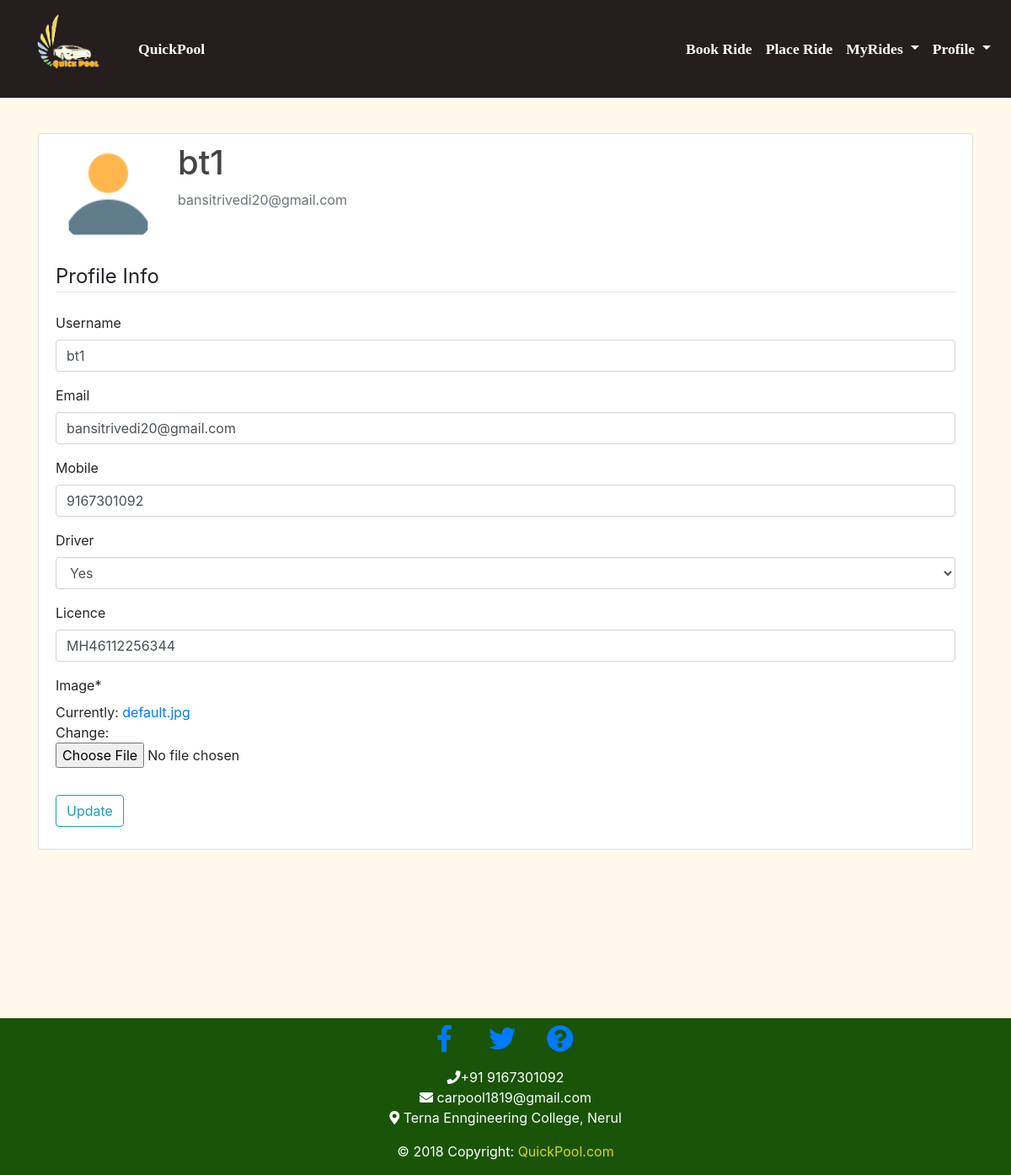
The page /profile/ (signed in) on the database its author committed.
### users/models.py (models this page shows, shortened)
class User(AbstractUser):
    gender = models.CharField(max_length=1, choices=GENDER_CHOICES)
    aadhar_ex =RegexValidator(regex='[0-9]{12}', message="Invalid Aaadhar Number")
    aadhar = models.CharField(max_length=12,validators=[aadhar_ex],unique=True)
    driver = models.BooleanField(blank=True, null=True)
    mobile_ex = RegexValidator(regex=r'^(?:(?:\+|0{0,2})91(\s*[\-]\s*)?|[0]?)?[789]\d{9}$', message="Invalid Mobile Number")
    licence_ex = RegexValidator(regex='[a-zA-Z0-9/]{13}', message="Invalid licence Number")
    mobile = models.CharField(default='0',validators=[mobile_ex],max_length=10,unique=True)
    licence = models.CharField(max_length=13,validators=[licence_ex])
    email = models.EmailField(unique=True)

class Profile(models.Model):
    user = models.OneToOneField(User , on_delete = models.CASCADE)
    image = models.ImageField(default='default.jpg',upload_to = 'profile_pics')

### users/views.py (the view)
# urls.py: path('profile/',user_views.profile, name='profile'),
@login_required
def profile(request):
    if request.method == 'POST':
      u_form = UserUpdateForm(request.POST,instance=request.user)
      p_form = ProfileUpdateForm(request.POST,request.FILES, instance = request.user.profile)
      if u_form.is_valid() and p_form.is_valid():
          u_form.save()
          p_form.save()
          messages.success(request,f'Account Updated !')
          return redirect('profile')
    else:
        u_form = UserUpdateForm(instance=request.user)
        p_form = ProfileUpdateForm(instance = request.user.profile)
    context = {
      'u_form': u_form,
      'p_form' : p_form,
    }
    return render(request, 'users/profile.html',context)

### users/forms.py
class UserUpdateForm(forms.ModelForm):
    email = forms.EmailField(required=False)
    username = forms.CharField(required=False)
    mobile = forms.CharField(required=False)
    licence = forms.CharField(required=False)
    class Meta:
     model = User
     fields = ['username','email','mobile','driver','licence']

class ProfileUpdateForm(forms.ModelForm):
    class Meta:
        model = Profile
        fields = ['image']

### users/templates/users/profile.html (shortened to what this page needs)
{% extends "home/home.html" %}
{% load crispy_forms_tags %}
{% block content %}
<div class="content-section">
  <div class="media">
    <img class="rounded-circle account-img" src="{{ user.profile.image.url }}">
    <div class="media-body">
      <h2 class="account-heading">{{ user.username }}</h2>
      <p class="text-secondary">{{ user.email }}</p>
    </div>
  </div>
  <form method="POST" enctype = "multipart/form-data">
      <fieldset class="form-group">
        <legend class="border-bottom mb-4">Profile Info</legend>
        {{ u_form|crispy }}
        {{ p_form|crispy }}
      </fieldset>
      <div class="form-group"><button class="btn btn-outline-info" type = "submit">Update</button></div>
  </form>
</div>
{% endblock content %}

### home/templates/home/home.html (shortened to what this page needs)
{% extends "home/base.html" %}
{% load static %}

### home/templates/home/base.html (shortened to what this page needs)
{% load static %}
<!DOCTYPE html>
<html lang="en">
<head>
  <link href="//cdn.bootcss.com/bootstrap-datetimepicker/4.17.44/css/bootstrap-datetimepicker.min.css" rel="stylesheet">
  <link rel="stylesheet" href="https://maxcdn.bootstrapcdn.com/bootstrap/4.3.1/css/bootstrap.min.css">
  <link rel="stylesheet" href="{% static 'home/home.css'%}">
   <link rel="stylesheet" href="https://use.fontawesome.com/releases/v5.6.3/css/all.css">
</head>
<body style="background-color:#FFF8EB">
<header>
  <nav class="navbar navbar-expand-lg navbar-dark bg-dark fixed-top"  id="navMenu"style='background-color:#261E1E !important; font-family: Georgia, serif; font-size:20px'>
    <div class="container-fluid">
        <img class="img-fluid navbar-brand ml-4" src="{% static 'home/logo.png' %}" width="80" height="50"alt="">
    <div class="collapse navbar-collapse" id="navbarSupportedContent">
      <ul class="navbar-nav mr-auto w-100">
        <li class="nav-item active">
          <a class="nav-link" href="/" style="margin-left:20px">QuickPool <span class="sr-only">(current)</span></a>
        </li>
      </div>
      <div class="collapse navbar-collapse" id="navbarSupportedContent">
        <ul class="navbar-nav mr-auto w-100 justify-content-end ">
{% if not user.is_anonymous %}
            <li class="nav-item">
              <a class="nav-link" href="{% url 'searchRide' %}"style="color:#fff">Book Ride</a>
            </li>
            <li class="nav-item">
              <a class="nav-link" href="{% url 'placeRide' %}"style="color:#fff">Place Ride</a>
            </li>
              <li class="nav-item dropdown">
                  <a class="nav-link dropdown-toggle" href="#" id="navbarDropdown" role="button" data-toggle="dropdown" aria-haspopup="true" aria-expanded="false"style="color:#fff">
                    MyRides
                  </a>
              </li>
               <li class="nav-item dropdown">
                  <a class="nav-link dropdown-toggle" href="#" id="navbarDropdown" role="button" data-toggle="dropdown" aria-haspopup="true" aria-expanded="false"style="color:#fff">
                    Profile
                  </a>
              </li>
        {% endif %}
      </ul>
    </div>
    </div>
  </nav>
</header>
<div class="godown-60" id="godown"></div>
<main role="main" class="container mt-5"">
 {% block content %}{% endblock %}
</main>
<footer class="footer container-fluid mb=0" style="background-color:#195409 !important; height:auto">
    <div class="container" >
      <ul class="list-unstyled list-inline text-center pt-2">
        <li class="list-inline-item mr-3">
          <a class="btn-floating btn-fb mx-1" href="https://www.facebook.com/Pool-it-327123587932024/">
            <i class="fab fa-facebook-f fa-2x"> </i>
          </a>
        </li>
        <li class="list-inline-item ml-3">
          <a class="btn-floating btn-tw mx-1" href="https://twitter.com/Poolit6">
            <i class="fab fa-twitter fa-2x"> </i>
          </a>
        </li>
        <li class="list-inline-item ml-3">
          <a class="btn-floating btn-tw mx-1" href="{% url 'faq' %}">
            <i class="fa fa-question-circle fa-2x" aria-hidden="true"  title="FAQs"></i>
          </a>
        </li>
      </ul>
    </div>
  <div class="text-center contactus">
    <a class="p-1 " href="tel:+919167301092" style="color:#fff"><i class="fas fa-phone"></i>+91 9167301092</a><br>
    <a class="p-1 text-center" href="mailto:abc@gmail.com" style="color:#fff"><i class="fas fa-envelope"></i> carpool1819@gmail.com</a><br>
    <a class="p-1 " href="https://goo.gl/maps/ycEwFYxC9vs" style="color:#fff"><i class="fas fa-map-marker-alt"></i> Terna Enngineering College, Nerul</a>
  </div>
    <div class="footer-copyright text-center py-3" style="color:#fff">© 2018 Copyright:
      <a href="/"style="color:#DCD807;"> QuickPool.com</a>
    </div>
  </footer>
</body>
</html>

### home/static/home/home.css (style rules this page uses)
#godown { height: 20px; }
footer { height:100px; }
body { display:flex; flex-direction:column; }
footer { margin-top:auto; }
h1, h2, h3, h4, h5, h6 { color: #444444; }
.navbar-brand { font-size: 40px; margin-bottom: 10px; }
.content-section { background: #ffffff; padding: 10px 20px; border: 1px solid #dddddd; border-radius: 3px; margin-bottom: 20px; }
.account-img { height: 125px; width: 125px; margin-right: 20px; margin-bottom: 16px; }
.account-heading { font-size: 2.5rem; }
.container-fluid { padding-left: 0; padding-right: 0; }
nav ul li a { font-size: 1.1rem; font-weight: 600 }

### rows shown on the page
User: profile.image (placeholder picture), username "bt1", email "bansitrivedi20@gmail.com", mobile "9167301092", driver "Yes", licence "MH46112256344"
